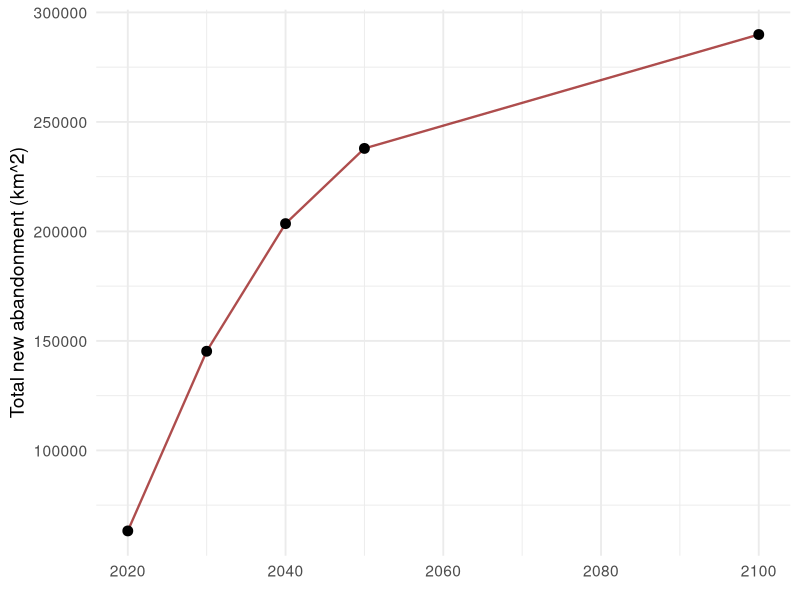
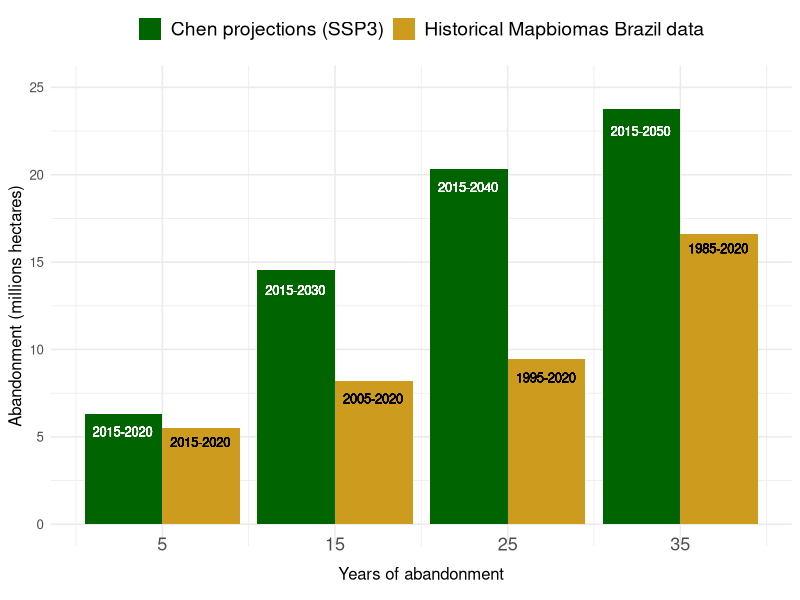
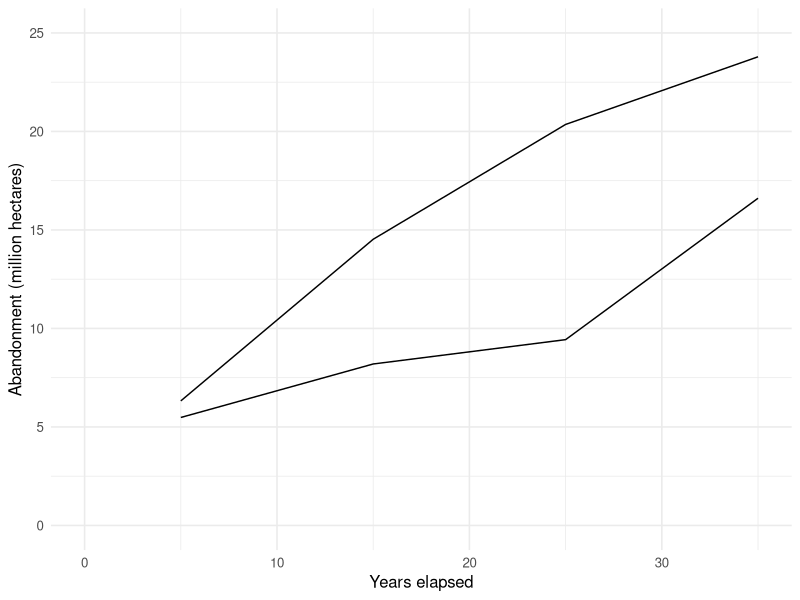
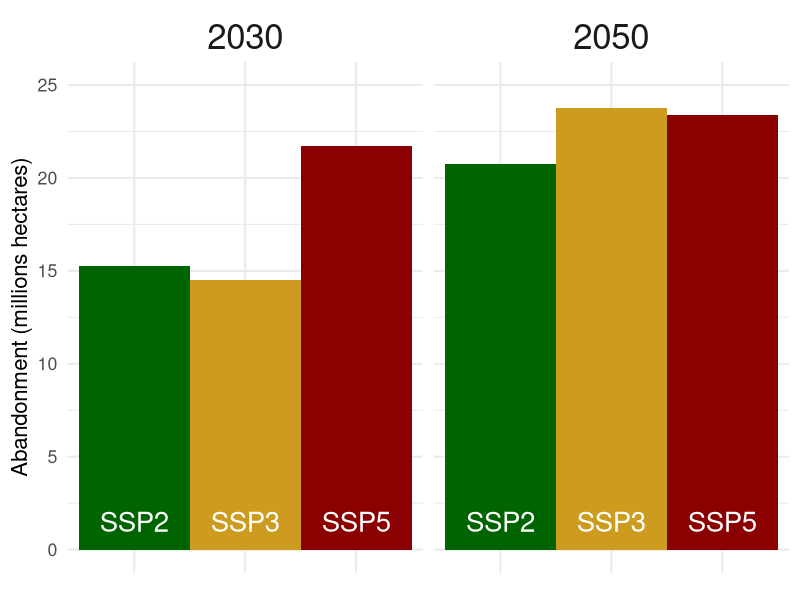
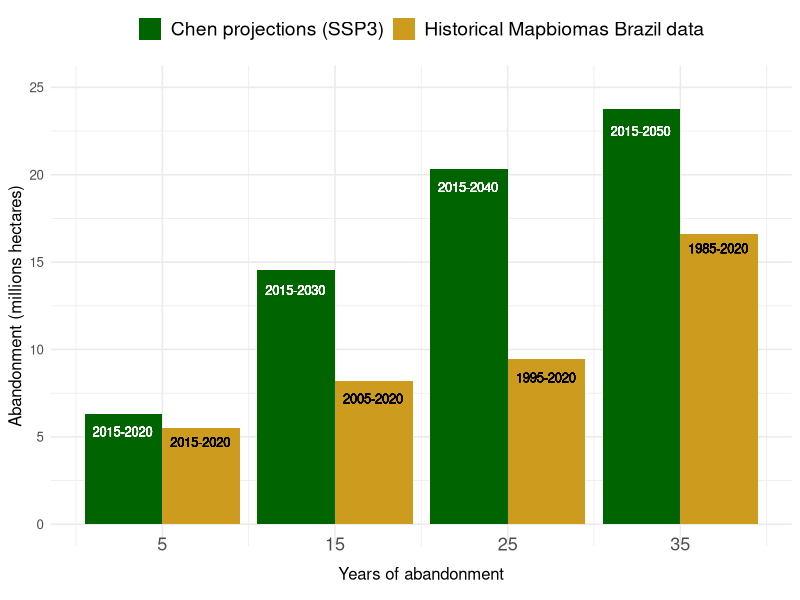
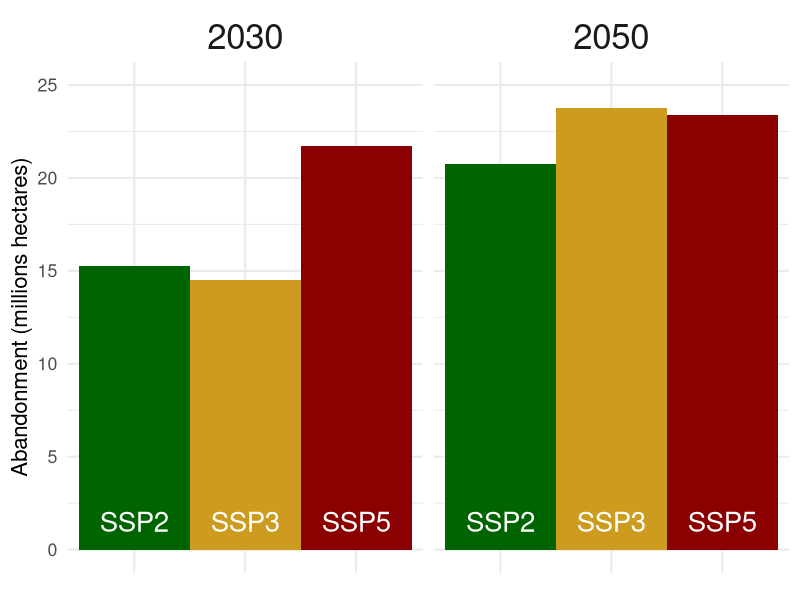

These charts were generated, in order, by the following R code:
## ---- chunk 1
knitr::opts_chunk$set(echo = TRUE)
library(tidyverse)
library(here)
library(readxl)
library(broom)
options(scipen = 999)
## ---- chunk 2
abandon <- read_xlsx(here("abandonment_preliminary_counts.xlsx")) 

abandon_near <- abandon %>% 
  filter(year < 2100) %>% 
  filter(ssp %in% c(3, "none"))

abandon_chen <- abandon %>% 
  filter(data == "chen") %>% 
  filter(ssp == 3)

abandon_compare <- abandon %>% 
  filter(elapsed %in% c(5, 15, 25, 35)) %>% 
  filter(ssp %in% c(3, "none")) %>% 
  filter(data %in% c("chen", "mapbiomas")) %>% 
  mutate(data = case_when(
    data == "chen" ~ "Chen projections (SSP3)",
  data == "mapbiomas" ~ "Historical Mapbiomas Brazil data"
  ))

abandon_chen_ssp <- abandon %>% 
  filter(data == "chen") %>%
  filter(year %in% c(2050, 2030)) %>% 
  mutate(ssp = case_when(
    ssp == 3 ~ "SSP3",
    ssp == 2 ~ "SSP2",
    ssp == 5 ~ "SSP5"
  ))
## ---- chunk 3
# chen abandonment under ssp3
ggplot(data = abandon_chen, aes(x = year, y = abandonment)) +
  geom_line(color = "darkred", size = 0.8, shape = 4, alpha = 0.7) +
  geom_point(color = "black", size = 3) +
  labs(x = element_blank(), y = "Total new abandonment (km^2)") +
  theme_minimal(14)
## ---- chunk 4
# comparing mapbiomas and chen at ssp3
compare <- ggplot(data = abandon_compare) +
  geom_col(aes(x = elapsed, y = abandonment/10000, fill = data), position = "dodge") + 
  scale_y_continuous(limits = c(0, 25)) +
  theme_minimal(12) +
  scale_fill_manual(values = c("darkgreen", "goldenrod3")) +
  labs(x = "Years of abandonment", y = "Abandonment (millions hectares)") +
  geom_text(x = 2.7, y = 5.3, label = "2015-2020", color = "white", size = 3.3) +
  geom_text(x = 12.7, y = 13.4, label = "2015-2030", color = "white", size = 3.3) +
  geom_text(x = 22.7, y = 19.3, label = "2015-2040", color = "white", size = 3.3) +
  geom_text(x = 32.7, y = 22.5, label = "2015-2050", color = "white", size = 3.3) +
  geom_text(x = 7.2, y = 4.7, label = "2015-2020", color = "black", size = 3.3) +
  geom_text(x = 17.2, y = 7.2, label = "2005-2020", color = "black", size = 3.3) +
  geom_text(x = 27.2, y = 8.4, label = "1995-2020", color = "black", size = 3.3) +
  geom_text(x = 37.2, y = 15.8, label = "1985-2020", color = "black", size = 3.3) +
  theme(legend.position = "top",
        legend.title = element_blank(), 
        legend.text = element_text(size = 14),
        axis.text.x = element_text(size = 13, vjust = 5),
        axis.title.x = element_text(vjust = 3)) +
  scale_x_continuous(breaks = c(5, 15, 25, 35))

compare

ggsave(plot = compare, filename = "biomas_compare.jpeg", device = "jpeg")
## ---- chunk 5
ggplot(data = abandon_compare) +
  geom_line(aes(x = elapsed, y = abandonment/10000, fill = data), position = "dodge") + 
  scale_y_continuous(limits = c(0, 25)) +
  theme_minimal(12) +
  scale_fill_manual(values = c("darkred", "darkgreen")) +
  labs(x = "Years elapsed", y = "Abandonment (million hectares)") +
  theme(legend.position = "top",
        legend.title = element_blank(), 
        legend.text = element_text(size = 14)) +
  scale_x_continuous(limits = c(0, 35))
## ---- chunk 6
abandon_chen_lm <- abandon_compare %>% 
  filter(ssp == "3")

abandon_mb_lm <- abandon_compare %>% 
  filter(ssp == "none")

lm_chen <- lm(abandonment ~ 0 + elapsed, data = abandon_chen_lm)
lm_mb <- lm(abandonment ~ 0 + elapsed, data = abandon_mb_lm)

chen_augment <- augment(lm_chen) %>% 
  mutate(data = "mapbiomas")
mb_augment <- augment(lm_mb) %>% 
  mutate(data = "chen")

df <- rbind(chen_augment, mb_augment) %>% 
  mutate(per_year = .fitted/elapsed) 

lm_chen$coefficients
lm_mb$coefficients

# finding abandonment per year
## ---- chunk 7
# comparing ssp 2, 3, 5 at 2030 and 2050
ssp <- ggplot(data = abandon_chen_ssp) +
  geom_col(aes(x = ssp, y = abandonment/10000, fill = ssp), position = "dodge", width = 1) + 
  facet_wrap(~ year) +
  # geom_line(aes(x = year, y = abandonment, color = ssp)) +
  scale_y_continuous(limits = c(0, 25)) +
  theme_minimal(16) +
  scale_fill_manual(values = c("darkgreen", "goldenrod3", "darkred")) +
  labs(x = element_blank(), y = "Abandonment (millions hectares)") +
  geom_text(aes(x = ssp, y = 1.5, label = ssp), color = "white", size = 7) +
  theme(legend.position = "none",
        axis.text.x = element_blank(),
          strip.text.x = element_text(size = 25))

ggsave(plot = ssp, filename = "ssp.jpeg", device = "jpeg", width = 7.29, height = 4.51)

ssp

  


  
